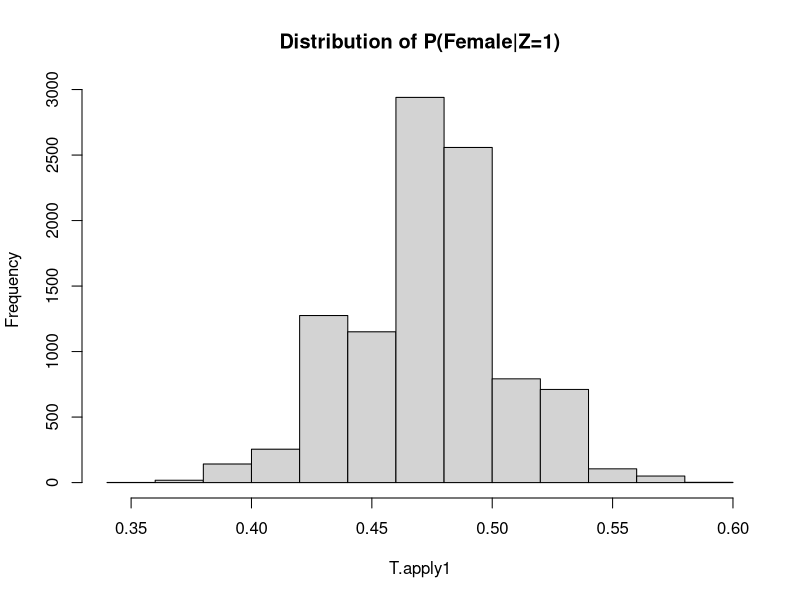
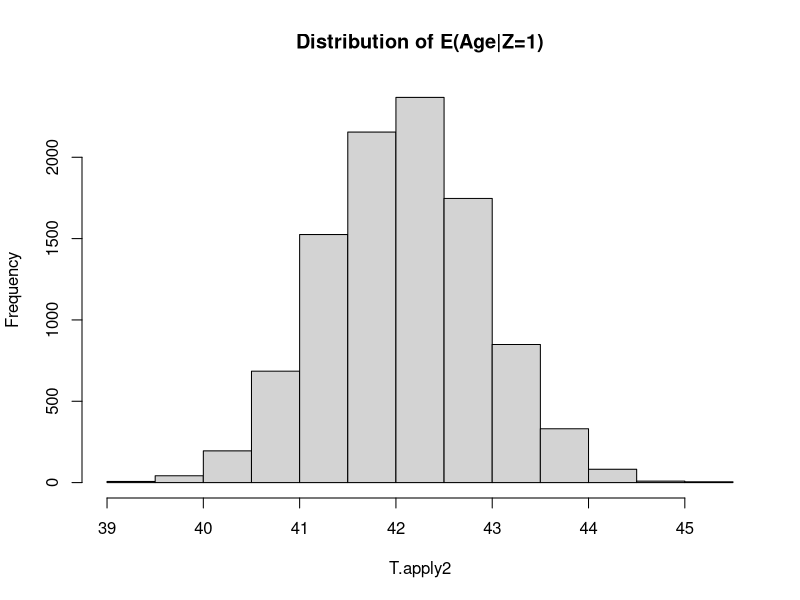
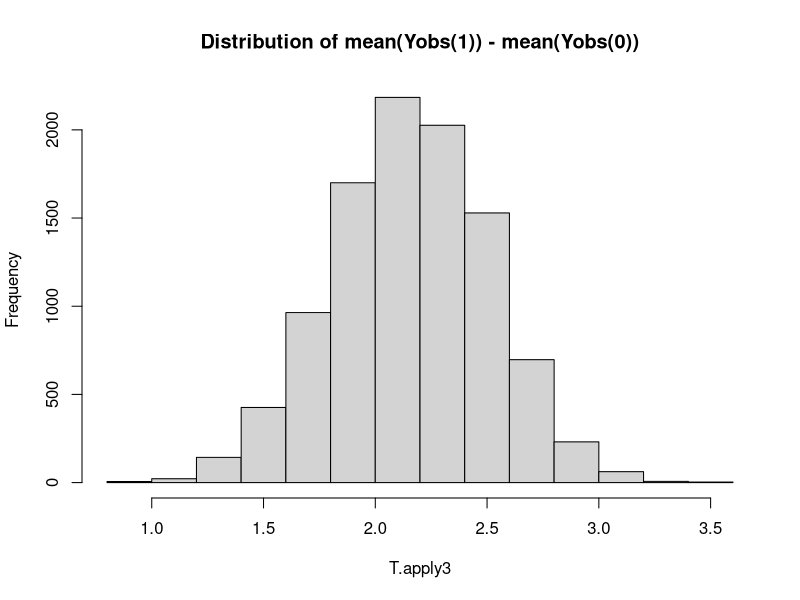
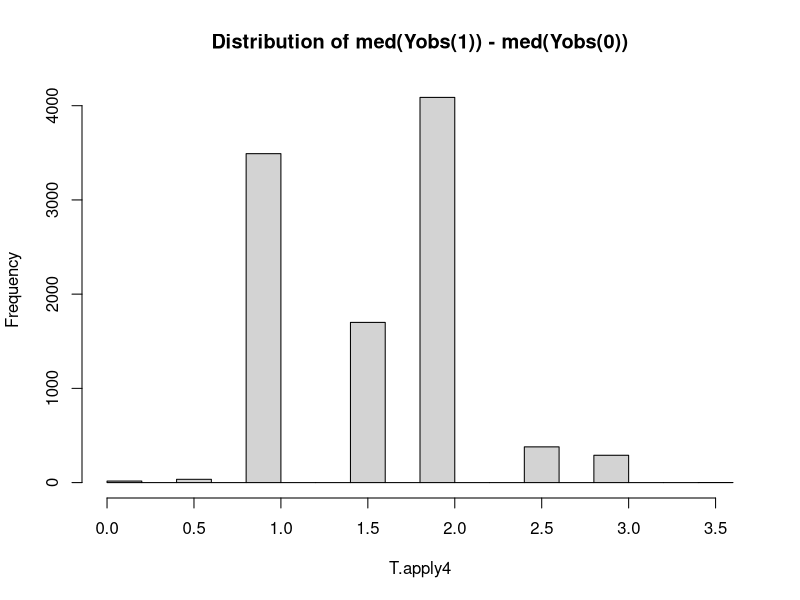
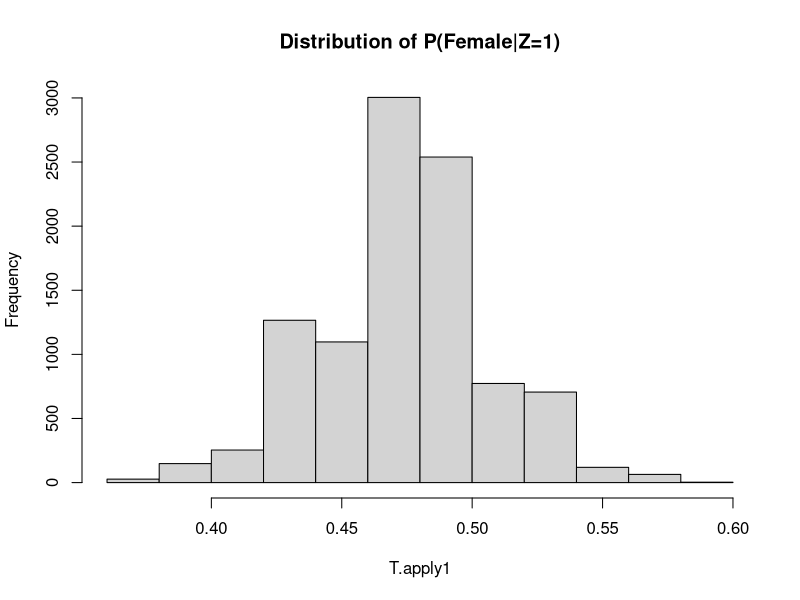
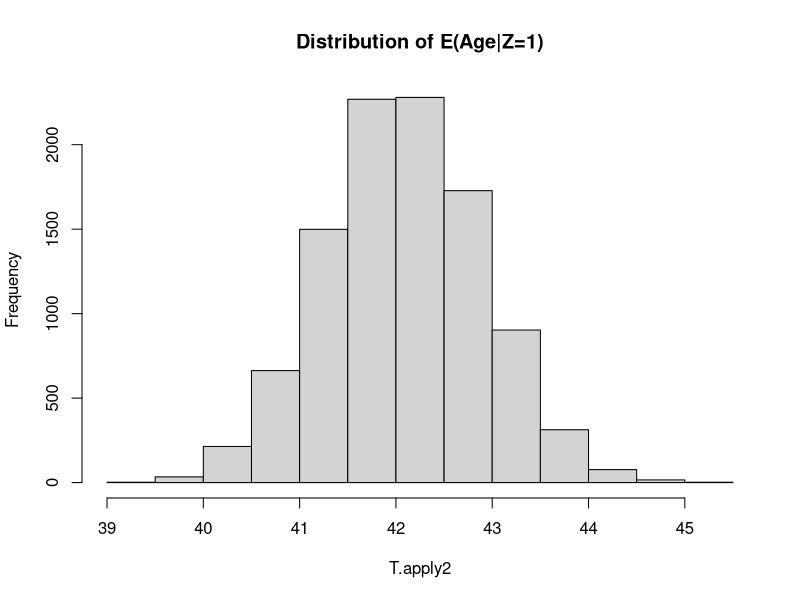
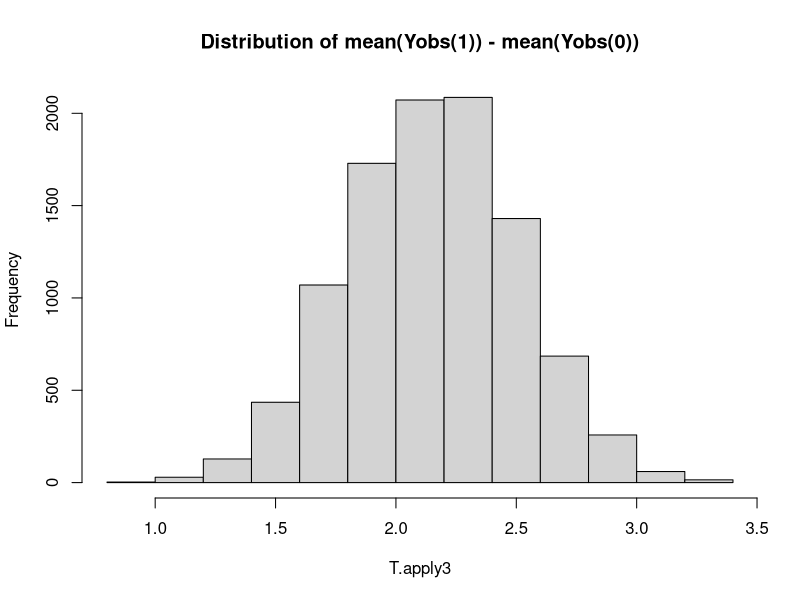
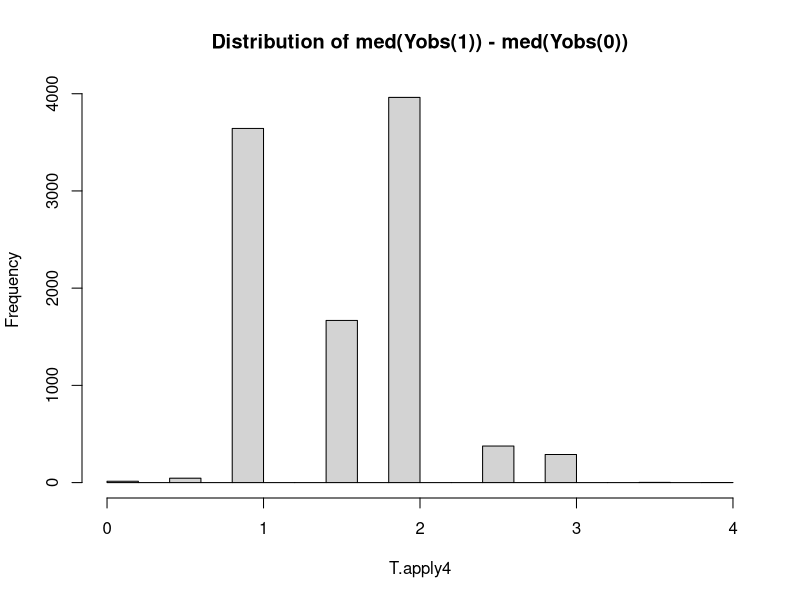

Generate these figures, in order, with R: (Note: this script raises an error after producing the figures.)
##Q1 
set.seed(1)
n = 120; # n participants 
lambda0_f = 5; 
lambda1_f = 10;
lambda0_m = 6;
lambda0_m = 6;
gender = rbinom(120,1,0.5) #Let females = 1 and males = 0 
print(sum(gender)) #tells us number of females 
## [1] 57
gender <- ifelse(gender==1, 'F','M')
age = sample(20:60, 120, replace=TRUE)
table <- data.frame(cbind(gender,age))
tablef <- subset(table,gender == 'F') #table with females only 
tablem <- subset(table,gender == 'M') #table with males only
Y0_f = rpois(57,5)
Y1_f = rpois(57,10)
Y0_m = rpois(63,6)
Y1_m = rpois(63,6)
tablef <- cbind(tablef,Y0_f,Y1_f)
colnames(tablef) <-  c('gender','age','Y(0)','Y(1)')
tablem <- cbind(tablem,Y0_m,Y1_m)
colnames(tablem) <- c('gender','age','Y(0)','Y(1)')
table <- rbind(tablef,tablem)
table$index <- as.numeric(row.names(table))
table <- table[order(table$index), ]
table[1:10,] #first 10 rows of PO matrix
summary(table)
print( mean(Y1_f)-mean(Y0_f) ) #tau for females
print( mean(Y1_m)-mean(Y0_m) ) #tau for males

##Q2i
set.seed(1)
n = 120; # n participants 
lambda0_f = 5; 
lambda1_f = 10;
lambda0_m = 6;
lambda0_m = 6;
gender = rbinom(120,1,0.5) #Let females = 1 and males = 0 
print(sum(gender))
## [1] 57
gender <- ifelse(gender==1, 'F','M')
age = sample(20:60, 120, replace=TRUE)
table <- data.frame(cbind(gender,age))
p1=2/3
n1=n*p1
n0=n-n1
labels= c(rep(1,n1), rep(0,n0)) # cards indicating treatments
Z = sample(labels, n, replace=FALSE) #shuffle the cards
table <- cbind(table,Z) #we get a table with gender,age,Z

tablef <- subset(table,gender == 'F') #subset to females only
tablem <- subset(table,gender == 'M') #subset to males only
Y0_f = rpois(57,5)
Y1_f = rpois(57,10)
Y0_m = rpois(63,6)
Y1_m = rpois(63,6)


tablef <- cbind(tablef,Y0_f,Y1_f)
colnames(tablef) <-  c('gender','age','Z','Y(0)','Y(1)')
tablem <- cbind(tablem,Y0_m,Y1_m)
colnames(tablem) <- c('gender','age','Z', 'Y(0)','Y(1)')
Y.obs.female = rep(NA,57);
Y.obs.male = rep(NA,63)

Y.obs.female[Z==1] = Y1_f[Z==1]
Y.obs.female[Z==0] = Y0_f[Z==0]
Y.obs.male[Z==1] = Y1_m[Z==1]
Y.obs.male[Z==0] = Y0_m[Z==0]

Y.obs.female <- Y.obs.female[!is.na(Y.obs.female)]
Y.obs.male <- Y.obs.male[!is.na(Y.obs.male)]
tablef <- cbind(tablef, Y.obs.female)
colnames(tablef) <- c('gender','age','Z','Y(0)','Y(1)','Y.obs')
tablem <- cbind(tablem,Y.obs.male)
colnames(tablem) <- c('gender','age','Z','Y(0)','Y(1)','Y.obs')
table <- rbind(tablef,tablem)
table$index <- as.numeric(row.names(table))
table <- table[order(table$index), ]
sampleZ <- function(i){
  set.seed(i)
  Z. = sample(Z, n, replace=FALSE)
  return(Z.)
}

gender <- table$gender 
computeB <- function(gender,Z.){
  prob = sum(gender=='F' & Z.==1)/ sum(Z.==1)
  return(prob)
}

computeC <- function(Z.){
  expect = mean(age[Z.==1])
  return(expect)
}

Y0 <- table[,4] #assign Y0 to Y(0) in the table
Y1 <- table[,5] #assign Y0 to Y(1) in the table
computeD <- function(Y0,Y1, Z.){
  Ybar.obs.0 = sum((1-Z.)*Y0)/n0;
  Ybar.obs.1 = sum(Z.*Y1)/n1;
  d. =  Ybar.obs.1 -  Ybar.obs.0; 
  #print(d.)
  return(d.)
}


computeMed <- function(Y0,Y1, Z.){
  d. =  median(Y1[Z.==1]) -  median(Y0[Z.==0]);
  return(d.)
}
nRep = 10000

Z.mat = sapply(1:nRep, sampleZ); 
str(Z.mat); 
##  num [1:120, 1:10000] 1 1 0 0 0 1 1 1 0 0 ...
T.apply1 = apply(Z.mat,2,function(x) computeB(gender,x));
summary(T.apply1);
##    Min. 1st Qu.  Median    Mean 3rd Qu.    Max. 
##  0.3500  0.4500  0.4750  0.4748  0.5000  0.5875
var(T.apply1);
## [1] 0.00105225
hist(T.apply1, main="Distribution of P(Female|Z=1)");
T.apply2 = apply(Z.mat, 2, function(x) computeC(x)); 
summary(T.apply2);
##    Min. 1st Qu.  Median    Mean 3rd Qu.    Max. 
##   39.14   41.52   42.08   42.08   42.64   45.24
var(T.apply2);
## [1] 0.6659786
hist(T.apply2, main="Distribution of E(Age|Z=1)");
T.apply3 = apply(Z.mat, 2, function(x) computeD(Y0,Y1,x)); 
summary(T.apply3);
##    Min. 1st Qu.  Median    Mean 3rd Qu.    Max. 
##   0.900   1.925   2.163   2.163   2.413   3.513
var(T.apply3);
## [1] 0.1228639
hist(T.apply3, main="Distribution of mean(Yobs(1)) - mean(Yobs(0))");
T.apply4 = apply(Z.mat,2, function(x) computeMed(Y0,Y1,x));
summary(T.apply4);
##    Min. 1st Qu.  Median    Mean 3rd Qu.    Max. 
##   0.000   1.000   1.500   1.606   2.000   3.500
var(T.apply4);
## [1] 0.2890131
hist(T.apply4, main="Distribution of med(Yobs(1)) - med(Yobs(0))");


##Q2ii Blocked randomization with n=12, trt assignment 2:1 
labels = c(rep(1,8),rep(0,4))
temp = sapply(1:10, function(x) sample(labels,12,replace=FALSE))
Z = matrix(temp, ncol=1)
table <- cbind(table,Z)
Y.obs.male = rep(NA,63)
Y0_f = rpois(57,5)
Y1_f = rpois(57,10)
Y0_m = rpois(63,6)
Y1_m = rpois(63,6)
tablef <- cbind(tablef,Y0_f,Y1_f)
Y.obs.female = rep(NA,57)
Y.obs.female[tablef$Z==0] = Y0_f[tablef$Z==0]
Y.obs.female[tablef$Z==1] = Y1_f[tablef$Z==1]
tablef <- cbind(tablef,Y.obs.female)
colnames(tablef) <- c('gender','age','Z','Y(0)','Y(1)','Y.obs')
tablem <- cbind(tablem,Y0_m,Y1_m)
Y.obs.male = rep(NA,57)
Y.obs.male[tablem$Z==0] = Y0_m[tablem$Z==0]
Y.obs.male[tablem$Z==1] = Y1_m[tablem$Z==1]
tablem <- cbind(tablem,Y.obs.male)
colnames(tablem) <- c('gender','age','Z','Y(0)','Y(1)','Y.obs')
table <- rbind(tablef,tablem)
table$index <- as.numeric(row.names(table))
table <- table[order(table$index), ]
#table[1:10,]
sampleZ <- function(i){
  set.seed(i)
  Z. = sample(Z, n, replace=FALSE)
  return(Z.)
}

gender <- table$gender 
computeB <- function(gender,Z.){
  prob = sum(gender=='F' & Z.==1)/ sum(Z.==1)
  return(prob)
}

computeC <- function(Z.){
  expect = mean(age[Z.==1])
  return(expect)
}
Y0 <- table[,4] #assign Y0 to Y(0) in the table
Y1 <- table[,5] #assign Y0 to Y(1) in the table
n1 = sum(Z==1)
n0 = n - n1 
computeD <- function(Y0,Y1, Z.){
  Ybar.obs.0 = sum((1-Z.)*Y0)/n0;
  Ybar.obs.1 = sum(Z.*Y1)/n1;
  d. =  Ybar.obs.1 -  Ybar.obs.0; 
  #print(d.)
  return(d.)
}


computeMed <- function(Y0,Y1, Z.){
  d. =  median(Y1[Z.==1]) -  median(Y0[Z.==0]);
  return(d.)
  
} 

nRep = 10000

Z.mat = sapply(1:nRep, sampleZ); 
str(Z.mat); 
##  num [1:120, 1:10000] 1 0 1 1 1 1 0 1 0 1 ...
T.apply1 = apply(Z.mat,2,function(x) computeB(gender,x));
summary(T.apply1);
##    Min. 1st Qu.  Median    Mean 3rd Qu.    Max. 
##  0.3625  0.4500  0.4750  0.4753  0.5000  0.5875
var(T.apply1);
## [1] 0.001065963
hist(T.apply1, main="Distribution of P(Female|Z=1)");
T.apply2 = apply(Z.mat, 2, function(x) computeC(x)); 
summary(T.apply2);
##    Min. 1st Qu.  Median    Mean 3rd Qu.    Max. 
##   38.35   41.55   42.09   42.10   42.65   45.14
var(T.apply2);
## [1] 0.6752807
hist(T.apply2, main="Distribution of E(Age|Z=1)");
T.apply3 = apply(Z.mat, 2, function(x) computeD(Y0,Y1,x)); 
summary(T.apply3);
##    Min. 1st Qu.  Median    Mean 3rd Qu.    Max. 
##   0.650   1.562   1.750   1.757   1.950   2.763
var(T.apply3);
## [1] 0.08170382
hist(T.apply3, main="Distribution of mean(Yobs(1)) - mean(Yobs(0))");
T.apply4 = apply(Z.mat,2, function(x) computeMed(Y0,Y1,x));
summary(T.apply4);
##    Min. 1st Qu.  Median    Mean 3rd Qu.    Max. 
##   0.000   1.000   1.000   1.298   1.500   3.000
var(T.apply4);
## [1] 0.2593506
hist(T.apply4, main="Distribution of med(Yobs(1)) - med(Yobs(0))");

##Q3i Coin toss with P(treatment) = 2/3
#Selection criterion: accept Z if Pr(Female | Z=1) > 0.45

set.seed(1)
n = 120; # n participants 
lambda0_f = 5; 
lambda1_f = 10;
lambda0_m = 6;
lambda0_m = 6;
gender = rbinom(120,1,0.5) #Let females = 1 and males = 0 
print(sum(gender))
## [1] 57
gender <- ifelse(gender==1, 'F','M')
age = sample(20:60, 120, replace=TRUE)
table <- data.frame(cbind(gender,age))
p1=2/3
n1=n*p1
n0=n-n1
labels= c(rep(1,n1), rep(0,n0)) # cards indicating treatments 
Z = sample(labels,size=n,replace=FALSE) #shuffle the cards since we want the assignment to be random
table <- cbind(table,Z) #we get a table with gender,age,Z

tablef <- subset(table,gender == 'F') #subset to females only
tablem <- subset(table,gender == 'M') #subset to males only
Y0_f = rpois(57,5)
Y1_f = rpois(57,10)
Y0_m = rpois(63,6)
Y1_m = rpois(63,6)


tablef <- cbind(tablef,Y0_f,Y1_f)
colnames(tablef) <-  c('gender','age','Z','Y(0)','Y(1)')
tablem <- cbind(tablem,Y0_m,Y1_m)
colnames(tablem) <- c('gender','age','Z', 'Y(0)','Y(1)')
Y.obs.female = rep(NA,57);
Y.obs.male = rep(NA,63)

Y.obs.female[Z==1] = Y1_f[Z==1]
Y.obs.female[Z==0] = Y0_f[Z==0]
Y.obs.male[Z==1] = Y1_m[Z==1]
Y.obs.male[Z==0] = Y0_m[Z==0]

Y.obs.female <- Y.obs.female[!is.na(Y.obs.female)]
Y.obs.male <- Y.obs.male[!is.na(Y.obs.male)]
tablef <- cbind(tablef, Y.obs.female)
colnames(tablef) <- c('gender','age','Z','Y(0)','Y(1)','Y.obs')
tablem <- cbind(tablem,Y.obs.male)
colnames(tablem) <- c('gender','age','Z','Y(0)','Y(1)','Y.obs')
table <- rbind(tablef,tablem)
table$index <- as.numeric(row.names(table))
table <- table[order(table$index), ]
Z <- table$Z 
sampleZ <- function(i){
  set.seed(i)
  Z. = sample(Z, n, replace=FALSE)
  return(Z.)
}

gender <- table$gender 
computeB <- function(gender,Z.){
  prob = sum(gender=='F' & Z.==1)/ sum(Z.==1)
  return(prob)
}

computeC <- function(Z.){
  expect = mean(age[Z.==1])
  return(expect)
}

Y0 <- table[,4] #assign Y0 to Y(0) in the table
Y1 <- table[,5] #assign Y0 to Y(1) in the table
n1 <- sum(Z==1)
n0 <- n - n1

computeD <- function(Y0,Y1, Z.){
  Ybar.obs.0 = sum((1-Z.)*Y0)/n0;
  Ybar.obs.1 = sum(Z.*Y1)/n1;
  d. =  Ybar.obs.1 -  Ybar.obs.0; 
  #print(d.)
  return(d.)
}


nRep = 10000

Z.mat = sapply(1:nRep, sampleZ); 
str(Z.mat); 
##  num [1:120, 1:10000] 1 1 0 0 0 1 1 1 0 0 ...
T.apply1 = apply(Z.mat,2,function(x) computeB(gender,x))
vec <- c() 
for (i in indexes){
  vec <- c(vec,Z.mat[,i])
}
vec <- matrix(vec, nrow=120, byrow=FALSE)

T.apply1 = apply(vec,2,function(x) computeB(gender,x))
summary(T.apply1)
##    Min. 1st Qu.  Median    Mean 3rd Qu.    Max. 
##  0.4625  0.4750  0.4875  0.4903  0.5000  0.5875
var(T.apply1)
## [1] 0.0005192288
hist(T.apply1, main="Distribution of P(Female|Z=1)")
T.apply2 = apply(vec,2,function(x) computeD(Y0,Y1,x))
summary(T.apply2)
##    Min. 1st Qu.  Median    Mean 3rd Qu.    Max. 
##   0.900   1.962   2.200   2.193   2.438   3.513
var(T.apply2)
## [1] 0.1193444
hist(T.apply2, main="Distribution of mean(Yobs(1))-mean(Yobs(0))")


library("purrr")
names(T.apply1) <- seq_along(T.apply1)
T.apply1 <- keep(T.apply1, T.apply1 > 0.45)
indexes = as.numeric(names(T.apply1))
cat('The acceptance ratio is: ', length(indexes) / 10000)


